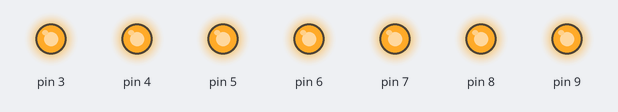
A sketch run on a simulated Arduino Uno, built with avr-gcc and run on an emulated ATmega328P. Parts: output pins drawn as LEDs (lit = HIGH).

Above: at 0.1 s.
Timing chart, 0 to 1.6 s (numbered marks = the images above):
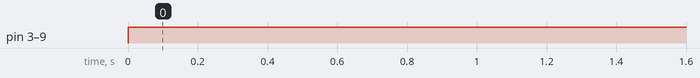

The sketch:

4_SevenSegment.ino
```cpp
void setup() {
  // Set the digital pin 8 as an INPUT with internal pull-up resistor enabled
  // pinMode(3, INPUT_PULLUP);

  // 11 RED
  // 12 GREEN
  // 13 BLUE
  // Set the digital pin 12 as an OUTPUT
  pinMode(9, OUTPUT);
  pinMode(3, OUTPUT);
  pinMode(4, OUTPUT);
  pinMode(5, OUTPUT);
  pinMode(6, OUTPUT);
  pinMode(7, OUTPUT);
  pinMode(8, OUTPUT);
}

void loop() {
  digitalWrite(9, HIGH);
  digitalWrite(3, HIGH);
  digitalWrite(4, HIGH);
  digitalWrite(5, HIGH);
  digitalWrite(6, HIGH);
  digitalWrite(7, HIGH);
  digitalWrite(8, HIGH);

  //       delay(1000);

  //       digitalWrite(3, LOW);
  //       delay(1000);

  //       digitalWrite(4, HIGH);
  //       delay(1000);

  //       digitalWrite(4, LOW);
  //       delay(1000);


  //       digitalWrite(5, HIGH);
  //       delay(1000);
  //       digitalWrite(5,LOW);
  //       delay(1000);

  //       digitalWrite(3, HIGH);
  //       digitalWrite(4, HIGH);
  //       digitalWrite(5, HIGH);

  //   delay(3000);

  //    digitalWrite(3, LOW);
  //       digitalWrite(4, LOW);
  //       digitalWrite(5, LOW);
  //       delay(1000);
  // //  if(digitalRead(3) == HIGH){
  // //     digitalWrite(11, HIGH);
  //  }
}
```

Measured:
- by itself, pin 3–9: LOW → HIGH at 0.00 s
